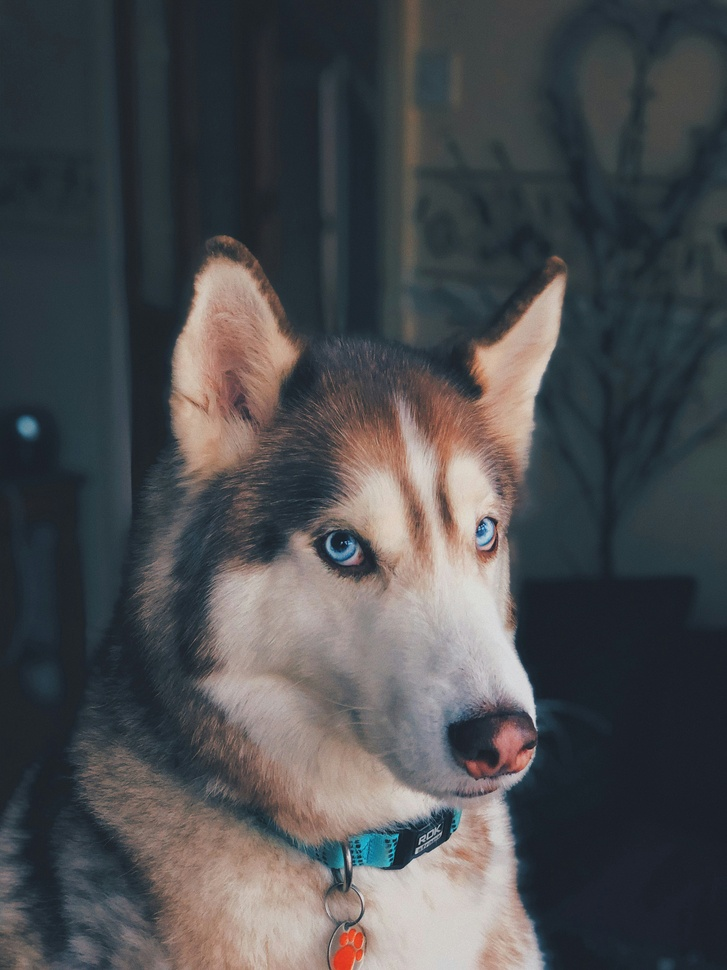
#> input picture assets/dog.jpg, 727 x 970 px, shrunk from 3024 x 4032 before the run, found by its file name
$ python histogram.py
#> lines starting #> are read from the running program, lines starting #| are printed output that depends on the picture; after the words box and inside, x2 and y2 are one past the last pixel; in counts of white or black regions, pixels touching at a corner belong together
import cv2
import matplotlib.pyplot as plt
import numpy as np


img = cv2.imread("./assets/dog.jpg")
#> img is the input picture: shape (970, 727, 3); mean B, G, R 78.8, 76.3, 75.1

gray = cv2.cvtColor(img, cv2.COLOR_BGR2GRAY)
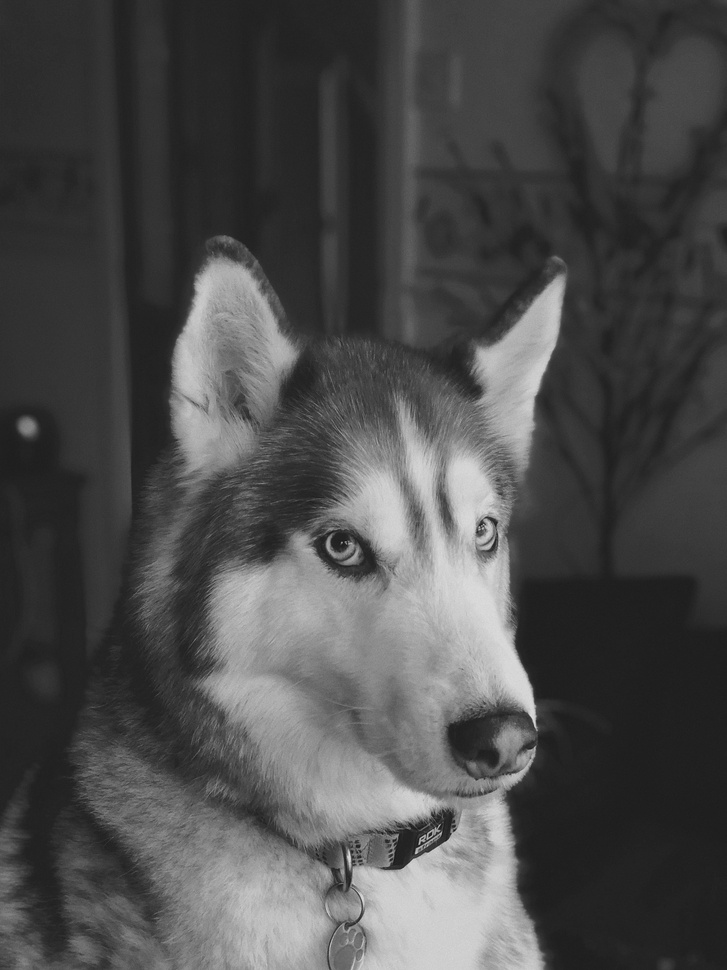
#> gray: shape (970, 727); min 20, max 226, mean 76.2

blank = np.zeros(img.shape[:2], dtype="uint8")
circle = cv2.circle(blank, (img.shape[1]//2, img.shape[0]//2), 100, 255, -1)
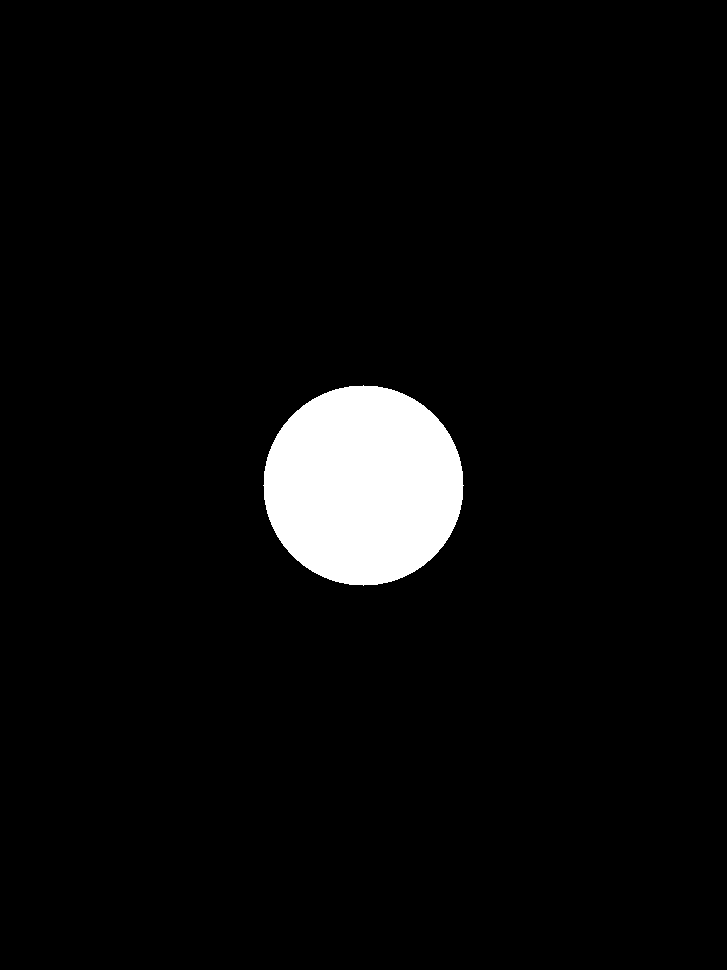
#> blank: shape (970, 727); 4.5% white; 1 white region, box (x1, y1, x2, y2) and area: (263, 385, 464, 586) 31417

mask = cv2.bitwise_and(gray, gray, mask=circle)
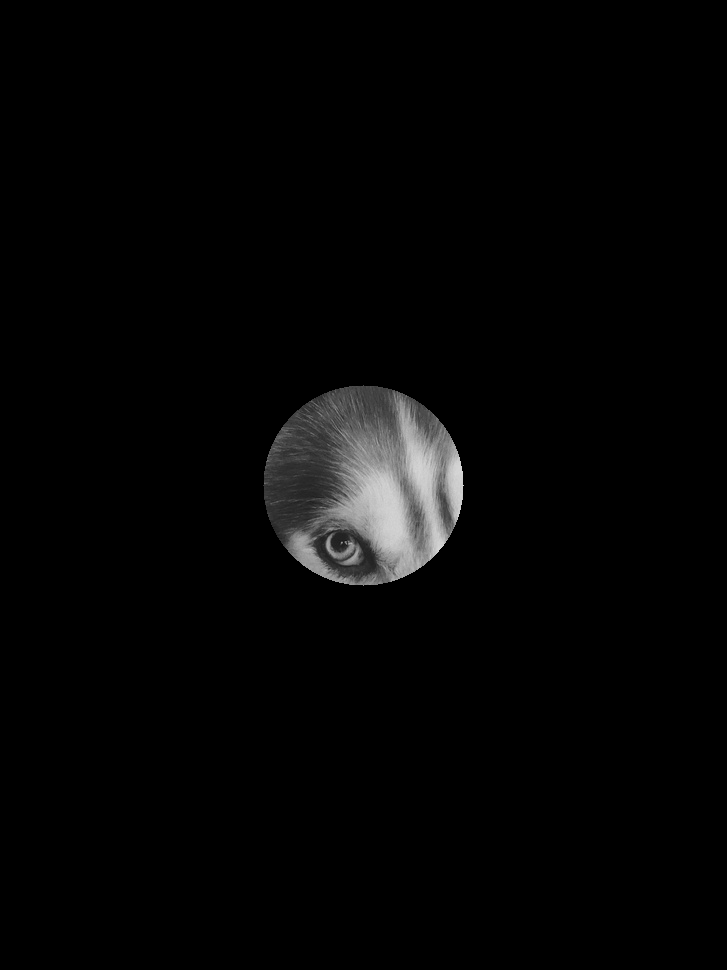
#> mask: shape (970, 727); min 0, max 216, mean 5.1
cv2.imshow('mask', mask)

gray_hist = cv2.calcHist([gray], [0], None, [256], [0, 256])
#> gray_hist = 256 values, max 25234 at index 32, min 0 at index 0, mean 2754.6

plt.figure()
plt.title('Grayscale Historgram')
plt.xlabel('Bins')
plt.ylabel('# of pixels')
plt.plot(gray_hist)
plt.xlim([0, 256])
plt.show()
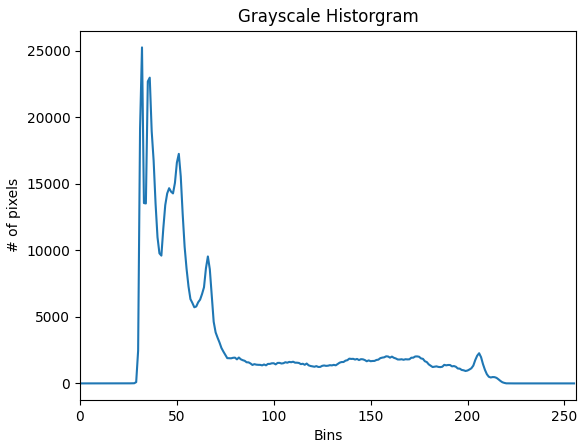
#> figure drawn by matplotlib, 1 panel; curve peaks at x = 32, y = 25234

$ run again, with assets/soccer_practice.jpg copied over assets/dog.jpg
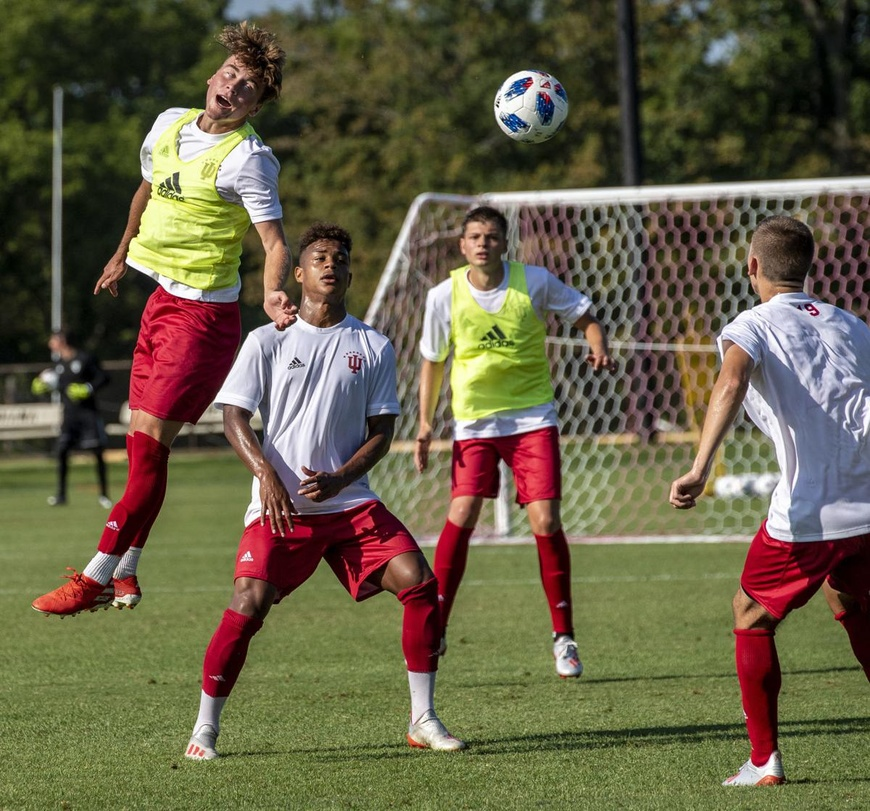
#> input picture assets/soccer_practice.jpg, 870 x 811 px, shrunk from 1200 x 1119 before the run, found by its file name
#> img is the input picture: shape (811, 870, 3); mean B, G, R 70.9, 96, 102.6
#> `circle = cv2.circle(blank, (img.shape[1]//2, img.shape[0]//2), 100, 25..`:
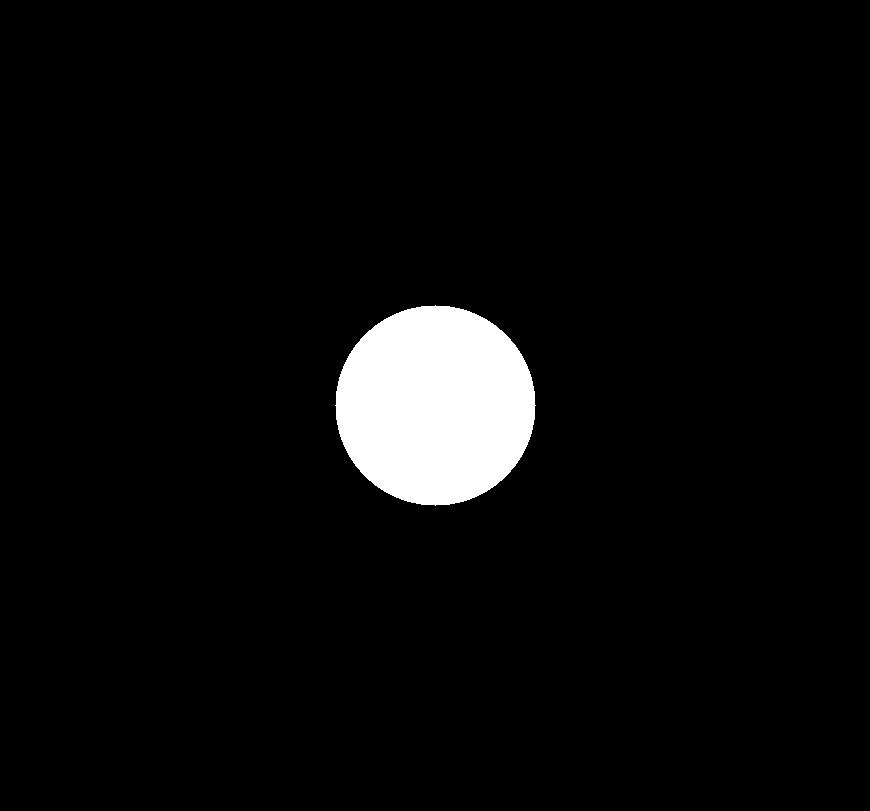
#> blank: shape (811, 870); 4.5% white; 1 white region, box (x1, y1, x2, y2) and area: (335, 305, 536, 506) 31417
#> gray_hist = 256 values, max 9250 at index 119, min 75 at index 255, mean 2756.1
#> `plt.show()`:
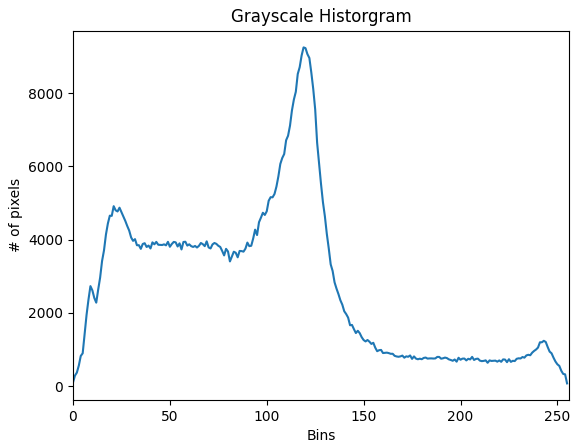
#> figure drawn by matplotlib, 1 panel; curve peaks at x = 119, y = 9250

$ run again, with assets/ball.PNG saved as assets/dog.jpg
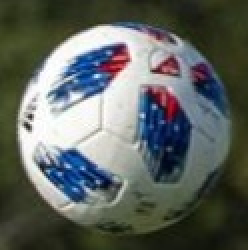
#> input picture assets/ball.PNG, 124 x 125 px, found by its file name (shown 2 times larger)
#> img is the input picture: shape (125, 124, 3); mean B, G, R 95.5, 100.3, 94.7
#> `gray = cv2.cvtColor(img, cv2.COLOR_BGR2GRAY)`:
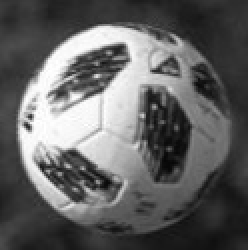
#> gray: shape (125, 124) (shown 2 times larger); min 6, max 255, mean 98.1
#> blank: shape (125, 124); every value is 255
#> gray_hist = 256 values, max 264 at index 49, min 0 at index 0, mean 60.55
#> `plt.show()`:
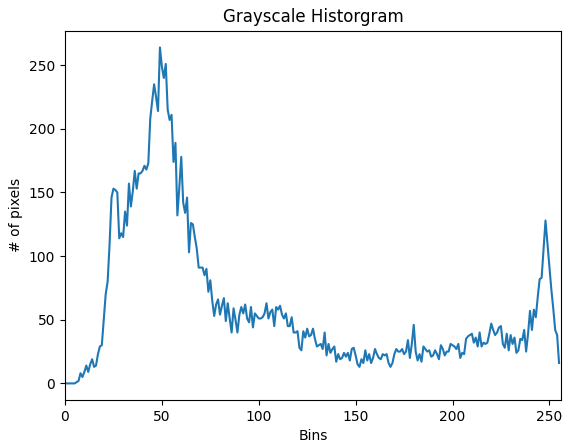
#> figure drawn by matplotlib, 1 panel; curve peaks at x = 49, y = 264
